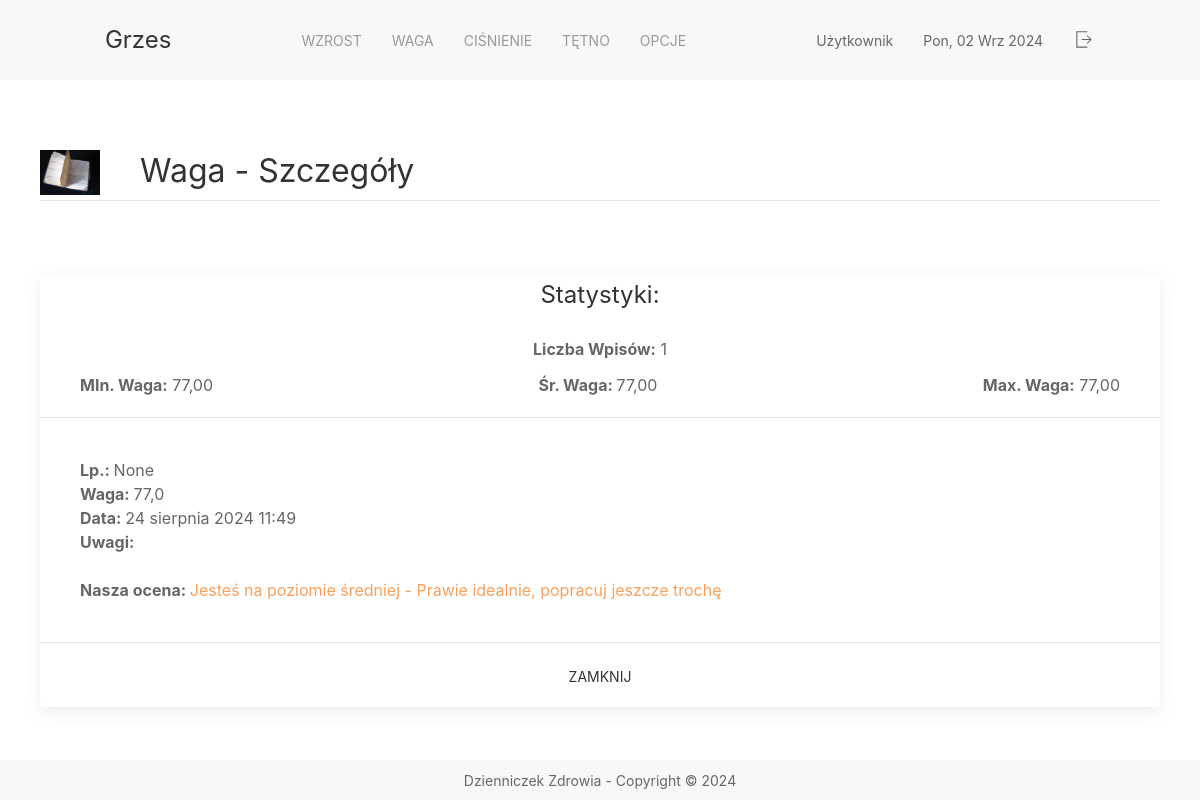
Before: /weights/details/4 with the older database file.
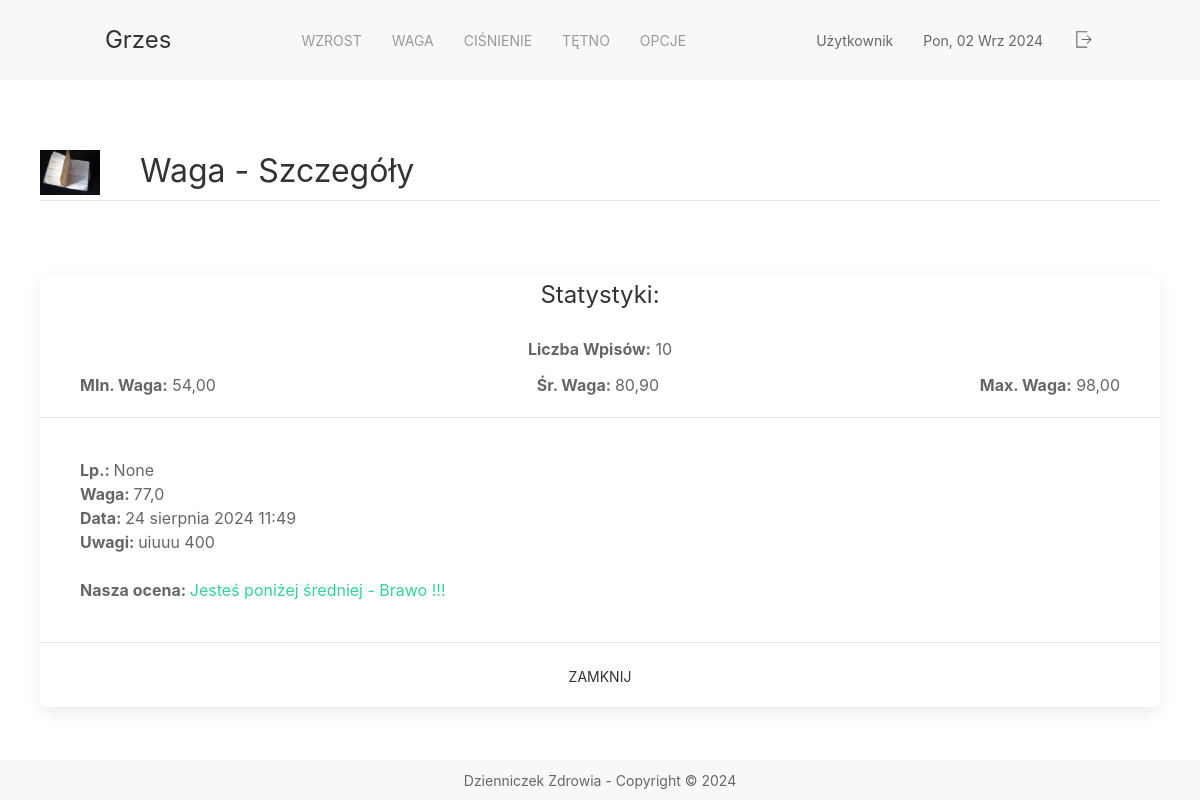
After: the same page with the newer database file.
### app_weight/models.py (models this page shows, shortened)
class Weight(models.Model):
    weight = models.DecimalField(max_digits=5, decimal_places=1 )
    date = models.DateTimeField()
    comments = models.CharField(max_length=255)

### app_weight/views.py (the view)
# urls.py: path('details/<int:id>', views.weight_details, name='weight_details_url'),
def weight_details(request, id):
    found_weights = Weight.objects.all()
    weight_statistical_data = found_weights.aggregate(Avg('weight'), Min('weight'), Max('weight'), Count('weight'))
    number = request.POST.get('number')
    found_weight = Weight.objects.get(pk=id)
    if not found_weight:
        return HttpResponseNotFound('Zasób nie został znaleziony')
    context = {
        'number': number,
        'weight': found_weight,
        'statistical_data': weight_statistical_data
    }
    return render(request,'app_weight/weight_details.html', context)

### app_weight/templates/app_weight/weight_details.html (shortened to what this page needs)
{% extends 'fragments/layout.html' %}
{% load static %}
{% block page_content %}
    <div class="container">
        <div class="uk-panel">
            <img class="uk-align-left uk-margin-remove-adjacent" src="{% static 'background.JPG' %}" width="60"
                 height="28" alt="info">
            <h2 class="uk-heading-divider" style="position: relative">Waga - Szczegóły</h2>
        </div>
        <div style="height: 50px"></div>
        <div class="uk-card uk-card-default uk-border-rounded">
            <div class="uk-card-header">
                <div>
                    <div class="uk-width-expand">
                        <h3 class="uk-card-title uk-position-relative uk-position-center">Statystyki:</h3>
                        <div class="uk-position-relative uk-position-center"><b> Liczba
                            Wpisów:</b> {{ statistical_data.weight__count }}</div>
                        <div class="uk-flex uk-flex-between ">
                            <div><b> MIn. Waga:</b> {{ statistical_data.weight__min|floatformat:2 }}</div>
                            <div><b> Śr. Waga: </b>{{ statistical_data.weight__avg|floatformat:2 }}</div>
                            <div><b> Max. Waga:</b> {{ statistical_data.weight__max|floatformat:2 }}</div>
                        </div>
                    </div>
                </div>
            </div>
            <div class="uk-card-body">
                <span> <b>Lp.: </b> </span>
                <span> {{ number }} </span> <br>
                <span> <b>Waga: </b> </span>
                <span>{{ weight.weight }}</span><br>
                <span> <b>Data: </b> </span>
                <span>{{ weight.date }}</span><br>
                <span> <b>Uwagi: </b> </span>
                <span>{{ weight.comments }}</span>
                <br><br>
                <b>Nasza ocena: </b>
                {% if weight.weight > statistical_data.weight__avg  %}
                    <span class="uk-text-danger"> Jesteś powyżej średniej - Zastosuj dietę </span>
                {% elif  weight.weight < statistical_data.weight__avg  %}
                    <span class="uk-text-success">  Jesteś poniżej średniej - Brawo !!! </span>
                {% else %}
                    <span class="uk-text-warning"> Jesteś na poziomie średniej - Prawie idealnie, popracuj jeszcze trochę </span>
                {% endif %}
            </div>
            <div class="uk-card-footer">
                <a href="/weights"
                   class="uk-button uk-button-text uk-position-relative uk-position-top-center">Zamknij</a>
            </div>
        </div>
    </div>
{% endblock %}

Changed rows visible on the page:
changed Weight: comments (not shown) → "uiuuu 400"
Other visible differences:
{{ statistical_data.weight__count }}: "1" → "10"
{{ statistical_data.weight__min|floatformat:2 }}: "77,00" → "54,00"
{{ statistical_data.weight__avg|floatformat:2 }}: "77,00" → "80,90"
{{ statistical_data.weight__max|floatformat:2 }}: "77,00" → "98,00"
text no longer shown: "Jesteś na poziomie średniej - Prawie idealnie, popracuj jeszcze trochę"
text now shown: "Jesteś poniżej średniej - Brawo !!!"
